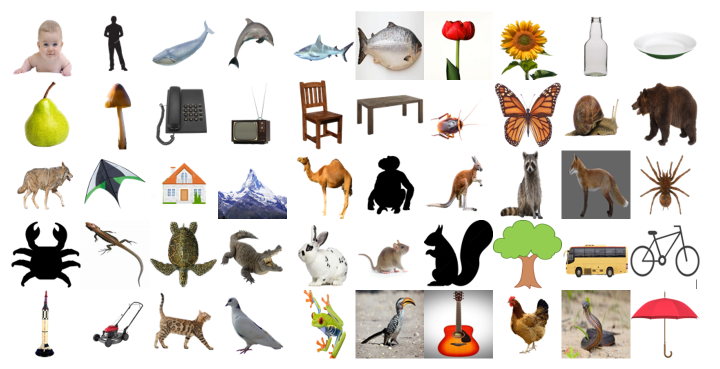
%> input picture dataset.png, 1440 x 737 px (shown at 1/2 size)
$ octave --eval "result = imchange('../dataset.png');"   (GNU Octave 9; MATLAB toolbox functions it lacks are replaced by stand-ins)
%> lines starting %> are read from the running program, lines starting %| are printed output that depends on the picture; in (x1, y1, x2, y2) boxes, pixels count from 0 and x2, y2 are one past the last pixel; in counts of white or black regions, pixels touching at a corner belong together; the program's own positions count from 1
function [im] = imchange(image_name)
%> called with image_name = '../dataset.png'
    im = rgb2gray(imread(image_name));
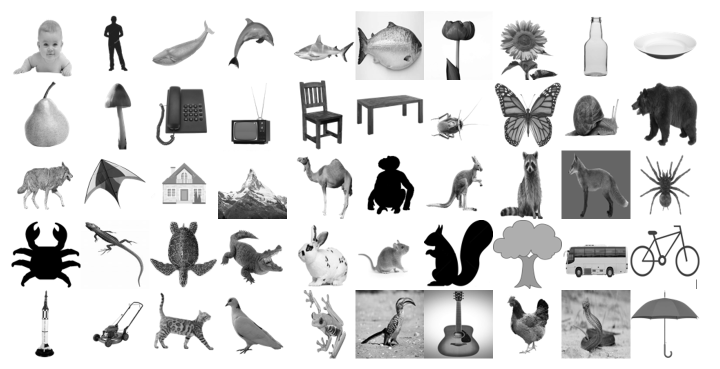
%> im: size 737x1440 uint8 (shown at 1/2 size); min 0, max 255, mean 214.5
    im = imcomplement(logical(imresize(im, [105 105])));
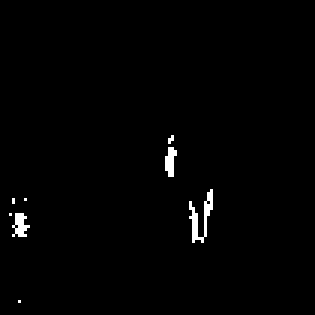
%> im: size 105x105 logical (shown 3 times larger); 1.1% white in thin lines or dots, all inside (x1, y1, x2, y2) = (3, 45, 71, 101)
end
